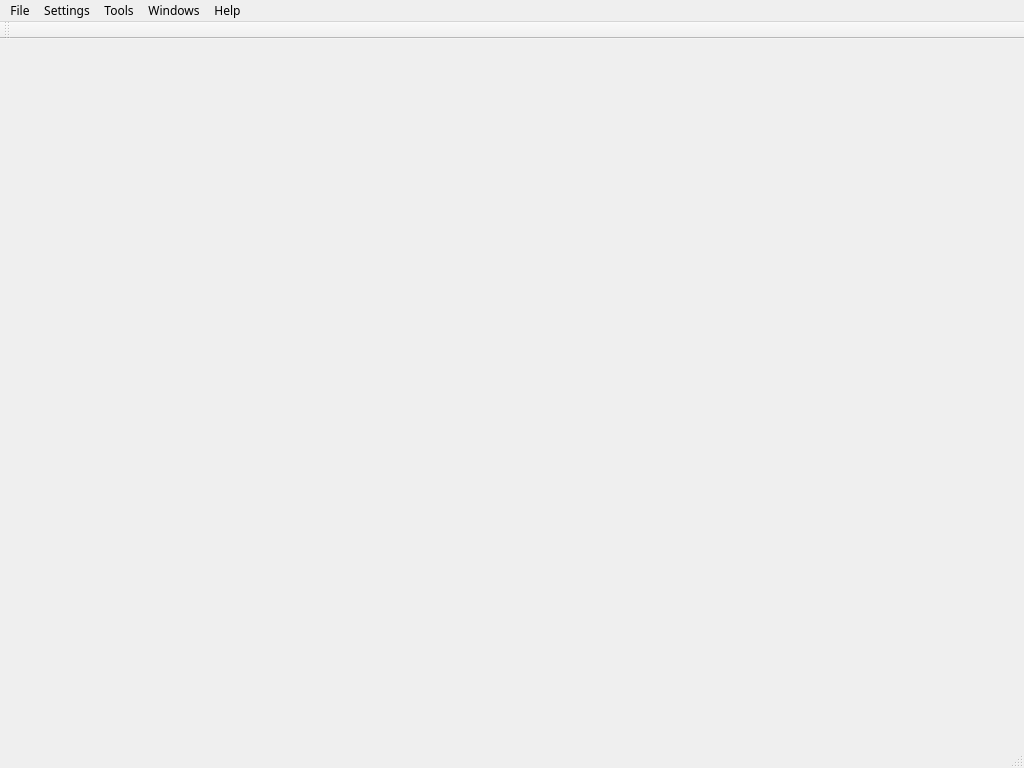
<?xml version="1.0" encoding="UTF-8"?>
<ui version="4.0">
 <class>LMainWindow</class>
 <widget class="QMainWindow" name="LMainWindow">
  <property name="geometry">
   <rect>
    <x>0</x>
    <y>0</y>
    <width>1024</width>
    <height>768</height>
   </rect>
  </property>
  <property name="font">
   <font>
    <family>微软雅黑</family>
   </font>
  </property>
  <property name="windowTitle">
   <string>Lobster</string>
  </property>
  <widget class="QWidget" name="centralwidget"/>
  <widget class="QMenuBar" name="menubar">
   <property name="geometry">
    <rect>
     <x>0</x>
     <y>0</y>
     <width>1024</width>
     <height>23</height>
    </rect>
   </property>
   <widget class="QMenu" name="menuSettings">
    <property name="title">
     <string>Settings</string>
    </property>
    <addaction name="actionSelect_Data"/>
   </widget>
   <widget class="QMenu" name="menuTools">
    <property name="title">
     <string>Tools</string>
    </property>
    <addaction name="actionManager"/>
    <addaction name="separator"/>
   </widget>
   <widget class="QMenu" name="menuWindows">
    <property name="styleSheet">
     <string notr="true"/>
    </property>
    <property name="title">
     <string>Windows</string>
    </property>
   </widget>
   <widget class="QMenu" name="menuHelp">
    <property name="title">
     <string>Help</string>
    </property>
    <addaction name="actionContents"/>
    <addaction name="actionAbout"/>
   </widget>
   <widget class="QMenu" name="menuFile">
    <property name="title">
     <string>File</string>
    </property>
    <addaction name="actionSave_Project"/>
   </widget>
   <addaction name="menuFile"/>
   <addaction name="menuSettings"/>
   <addaction name="menuTools"/>
   <addaction name="menuWindows"/>
   <addaction name="menuHelp"/>
  </widget>
  <widget class="QStatusBar" name="statusbar"/>
  <widget class="QToolBar" name="toolBar">
   <property name="windowTitle">
    <string>toolBar</string>
   </property>
   <property name="iconSize">
    <size>
     <width>32</width>
     <height>32</height>
    </size>
   </property>
   <attribute name="toolBarArea">
    <enum>TopToolBarArea</enum>
   </attribute>
   <attribute name="toolBarBreak">
    <bool>false</bool>
   </attribute>
  </widget>
  <action name="actionSelect_Data">
   <property name="text">
    <string>Select Data</string>
   </property>
  </action>
  <action name="actionManager">
   <property name="text">
    <string>Channel Manager</string>
   </property>
  </action>
  <action name="actionContents">
   <property name="text">
    <string>Contents</string>
   </property>
  </action>
  <action name="actionAbout">
   <property name="text">
    <string>About</string>
   </property>
  </action>
  <action name="actionSave_Project">
   <property name="text">
    <string>Save Project</string>
   </property>
  </action>
 </widget>
 <resources/>
 <connections/>
</ui>
